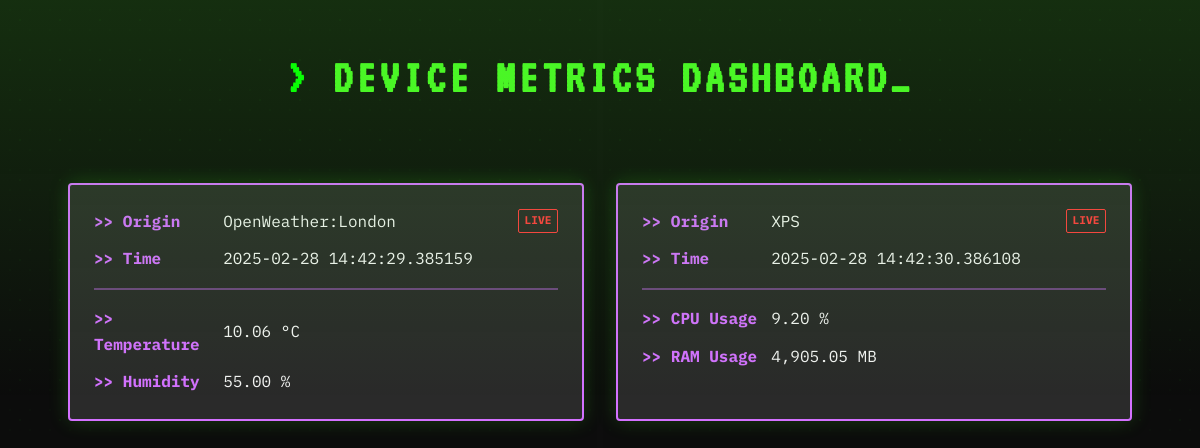
The page / on the database its author committed.
### application/models.py (models this page shows, shortened)
class MetricSnapshot(Base):  # type: ignore  # noqa: PGH003
    __tablename__ = "metric_snapshot"
    id = Column(Integer, primary_key=True)
    origin = Column(String, nullable=False)
    timestamp = Column(DateTime, default=utc_now)
    metrics = relationship(
        "Metric",
        backref="snapshot",
        lazy=True,
        cascade="all, delete-orphan",
    )

class Metric(Base):  # type: ignore  # noqa: PGH003
    __tablename__ = "metric"
    id = Column(Integer, primary_key=True)
    name = Column(String, nullable=False)
    value = Column(Float, nullable=False)
    unit = Column(String, nullable=False)
    snapshot_id = Column(
        Integer,
        ForeignKey("metric_snapshot.id"),
        nullable=False,
    )
    def __repr__(self) -> str:
        return f"Metric[Name={self.name!r}, Data='{self.value}{self.unit}']"

### application/main.py (the view)
    @app_route("/", "/latest")
    def route_latest(self) -> str:
        with self.db:
            snapshots: list[MetricSnapshot] = self.db.get(2, desc=True)
            print_snapshots(snapshots)
            return render_template("latest.html", snapshots=snapshots)

### application/common/console_io.py (called while the page is built)
def print_snapshots(snapshots: list[MetricSnapshot]) -> None:
    print("\n\033[1;92m===========================\033[0;0m\n")
    for snapshot in snapshots:
        print("Snapshot:")
        print(f"    ID:      {snapshot.id}")
        print(f"    ORIGIN:  {snapshot.origin}")
        print(f"    TIME:    {snapshot.timestamp}")
        print("    METRICS:")
        for metric in snapshot.metrics:
            print(f"        {metric}")
    print("\n\033[1;92m============================\033[0;0m\n")

### application/common/util.py (called while the page is built)
def app_route(*args: str, **kwargs: Any) -> Callable:  # noqa: ANN401
    def decorator(func: Callable) -> Callable:
        func.routes = args  # type: ignore  # noqa: PGH003
        func.kwargs = kwargs  # type: ignore  # noqa: PGH003
        @wraps(func)
        def wrapper(self: Any) -> str:  # noqa: ANN401
            current_app.logger.info("Route accessed: %s", args)
            return func(self)
        return wrapper
    return decorator

### application/config/logging_config.py (called while the page is built)
    def format(self, record: logging.LogRecord) -> str:
        if self.fmt is not None:
            cslen: int = len("<colorstart>")
            celen: int = len("<colorend>")
            cs: int = self.fmt.find("<colorstart>")
            ce: int = self.fmt.find("<colorend>")
            if cs != -1 and ce != -1:
                fmt = (
                    f"{self.fmt[:cs]}"
                    f"{StdFormatter.COLORS[record.levelno]}"
                    f"{self.fmt[cs + cslen : ce]}"
                    "\033[0;0m"
                    f"{self.fmt[ce + celen :]}"
                )
        return logging.Formatter(fmt, datefmt=self.datefmt).format(record)

    def format(self, record: logging.LogRecord) -> str:
        entry: dict[str, str] = {}
        if self.keys.pop("message", None) is not None:
            entry["message"] = record.getMessage()
        if self.keys.pop("timestamp", None) is not None:
            entry["timestamp"] = dt.datetime.fromtimestamp(
                record.created,
                tz=dt.timezone.utc,
            ).isoformat()
        entry.update(
            {key: getattr(record, val) for key, val in self.keys.items()},
        )
        if record.exc_info is not None:
            entry["exception"] = self.formatException(record.exc_info)
        if record.stack_info is not None:
            entry["stack_info"] = self.formatStack(record.stack_info)
        return json.dumps(entry, default=str)

### application/templates/latest.html (shortened to what this page needs)
{% extends "base.html" %}
{% block additional_css %}
<link rel="stylesheet" href="../static/css/latest.css" />
{% endblock %}
{% block content %}
<div id="latest">
    {% for s in snapshots %}
    <div class="latest__snapshot">
        <div class="latest__snapshot__origin">
            <div class="flex-container">
                <div>Origin</div>
                <div>{{ s.origin }}</div>
                <div>Time</div>
                <div>{{ s.timestamp }}</div>
            </div>
        </div>
        <div class="latest__snapshot__data">
            <div class="flex-container">
                {% for m in s.metrics %}
                <div>{{ m.name }}</div>
                <div>
                    {{ "{:,.2f}".format(m.value) }} {{ m.unit }}
                </div>
                {% endfor %}
            </div>
        </div>
    </div>
    {% endfor %}
</div>
{% endblock %}

### application/templates/base.html (shortened to what this page needs)
<!DOCTYPE html>
<html lang="en">
    <head>
        <link rel="stylesheet" href="../static/css/base.css" />
        {% block additional_css %}{% endblock %}
    </head>
    <body>
        <header>
            <h1>Device Metrics Dashboard</h1>
        </header>
        <main>{% block content %}{% endblock %}</main>
    </body>
</html>

### application/static/css/base.css (style rules this page uses)
:root { --terminal-black: #0c0c0c; --terminal-green: #4af626; --terminal-bright-green: #00ff00; --terminal-dim-green: rgba(74, 246, 38, 0.4); --terminal-grey: #2a2a2a; --terminal-white: #f2f2f2; --terminal-purple: #d371ff; --terminal-dim-purple: rgba(211, 113, 255, 0.4); --terminal-red: #ff3c41; --scanline-alpha: 0.15; --noise-opacity: 0.05; }
* { box-sizing: border-box; margin: 0; padding: 0; }
body { font-family: "IBM Plex Mono", monospace; background: var(--terminal-black); color: var(--terminal-green); padding: 20px; position: relative; min-height: 100vh; line-height: 1.6; overflow-x: hidden; background-image: radial-gradient(rgba(0, 255, 0, 0.03) 1px, transparent 1px), radial-gradient(rgba(0, 255, 0, 0.02) 1px, transparent 1px); background-size: 40px 40px, 20px 20px; background-position: 0 0, 20px 20px; }
body::before { content: ""; position: fixed; top: 0; left: 0; width: 100%; height: 100%; background: linear-gradient(transparent 50%, rgba(0, 0, 0, 0.05) 50%); background-size: 100% 4px; pointer-events: none; z-index: 10; }
body::after { content: ""; position: fixed; top: 0; left: 0; width: 100%; height: 100%; background: linear-gradient(rgba(74, 246, 38, var(--scanline-alpha)), transparent 50%); animation: scanline 8s linear infinite; pointer-events: none; z-index: 11; }
body::before { content: ""; position: fixed; top: 0; left: 0; width: 100%; height: 100%; opacity: var(--noise-opacity); pointer-events: none; z-index: 9; mix-blend-mode: overlay; }
header { text-align: center; padding: 20px; margin-bottom: 30px; position: relative; }
h1 { font-family: "VT323", monospace; margin: 0; font-size: 3rem; text-transform: uppercase; letter-spacing: 4px; color: var(--terminal-green); position: relative; }
h1::before { content: "> "; color: var(--terminal-bright-green); }
h1::after { content: "_"; animation: blink 1s infinite; }

### application/static/css/latest.css (style rules this page uses)
#latest { display: grid; grid-template-columns: 1fr 1fr; gap: 2em; padding: 1em 3em; margin: 0 auto; max-width: 1400px; }
.latest__snapshot { background: var(--terminal-grey); padding: 1.5em; border: 2px solid var(--terminal-purple); color: var(--terminal-purple); border-radius: 4px; box-shadow: 0 0 20px rgba(74, 246, 38, 0.2); position: relative; overflow: hidden; }
.latest__snapshot__origin { border-bottom: 2px solid var(--terminal-dim-purple); padding-bottom: 1em; margin-bottom: 1em; position: relative; }
.latest__snapshot__origin::after { content: "LIVE"; position: absolute; top: 0; right: 0; color: var(--terminal-red); font-size: 0.7rem; font-weight: bold; padding: 0.2em 0.5em; border: 1px solid var(--terminal-red); border-radius: 2px; animation: blink 2s infinite; }
.flex-container { display: grid; grid-template-columns: 0.35fr 1fr; gap: 0.75em; align-items: center; }
.flex-container div:nth-child(odd) { position: relative; font-weight: bold; }
.flex-container div:nth-child(odd)::before { content: ">> "; }
.flex-container div:nth-child(even) { font-family: "IBM Plex Mono", monospace; color: var(--terminal-white); }

### rows shown on the page
MetricSnapshot: origin "OpenWeather:London", timestamp "2025-02-28 14:42:29.385159"
Metric: name "Temperature", value "10.06", unit "°C"
Metric: name "Humidity", value "55.00", unit "%"
MetricSnapshot: origin "XPS", timestamp "2025-02-28 14:42:30.386108"
Metric: name "CPU Usage", value "9.20", unit "%"
Metric: name "RAM Usage", value "4,905.05", unit "MB"
